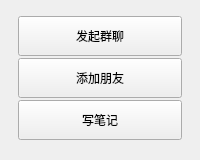
<?xml version="1.0" encoding="UTF-8"?>
<ui version="4.0">
 <class>QuickActionMenu</class>
 <widget class="QWidget" name="QuickActionMenu">
  <property name="windowTitle">
   <string>快捷操作</string>
  </property>
  <property name="focusPolicy">
   <enum>Qt::StrongFocus</enum>
  </property>
  <property name="minimumSize">
   <size>
    <width>200</width>
    <height>0</height>
   </size>
  </property>
  <property name="maximumSize">
   <size>
    <width>200</width>
    <height>16777215</height>
   </size>
  </property>
  <layout class="QVBoxLayout" name="popup_layout">
   <property name="spacing">
    <number>0</number>
   </property>
   <property name="leftMargin">
    <number>12</number>
   </property>
   <property name="topMargin">
    <number>10</number>
   </property>
   <property name="rightMargin">
    <number>12</number>
   </property>
   <property name="bottomMargin">
    <number>14</number>
   </property>
   <item>
    <widget class="QFrame" name="quick_action_panel">
     <property name="frameShape">
      <enum>QFrame::NoFrame</enum>
     </property>
     <layout class="QVBoxLayout" name="actions_layout">
      <property name="spacing">
       <number>2</number>
      </property>
      <property name="leftMargin">
       <number>6</number>
      </property>
      <property name="topMargin">
       <number>6</number>
      </property>
      <property name="rightMargin">
       <number>6</number>
      </property>
      <property name="bottomMargin">
       <number>6</number>
      </property>
      <item>
       <widget class="QPushButton" name="group_chat_btn">
        <property name="text">
         <string>发起群聊</string>
        </property>
        <property name="autoDefault">
         <bool>false</bool>
        </property>
        <property name="minimumSize">
         <size>
          <width>164</width>
          <height>40</height>
         </size>
        </property>
        <property name="maximumSize">
         <size>
          <width>164</width>
          <height>40</height>
         </size>
        </property>
        <property name="focusPolicy">
         <enum>Qt::TabFocus</enum>
        </property>
        <property name="cursor">
         <cursorShape>PointingHandCursor</cursorShape>
        </property>
        <property name="accessibleName">
         <string>发起群聊</string>
        </property>
        <property name="icon">
         <iconset resource="../rc.qrc">
          <normaloff>:/icons/action-group-chat.svg</normaloff>:/icons/action-group-chat.svg</iconset>
        </property>
        <property name="iconSize">
         <size>
          <width>22</width>
          <height>22</height>
         </size>
        </property>
       </widget>
      </item>
      <item>
       <widget class="QPushButton" name="add_friend_btn">
        <property name="text">
         <string>添加朋友</string>
        </property>
        <property name="autoDefault">
         <bool>false</bool>
        </property>
        <property name="minimumSize">
         <size>
          <width>164</width>
          <height>40</height>
         </size>
        </property>
        <property name="maximumSize">
         <size>
          <width>164</width>
          <height>40</height>
         </size>
        </property>
        <property name="focusPolicy">
         <enum>Qt::TabFocus</enum>
        </property>
        <property name="cursor">
         <cursorShape>PointingHandCursor</cursorShape>
        </property>
        <property name="accessibleName">
         <string>添加朋友</string>
        </property>
        <property name="icon">
         <iconset resource="../rc.qrc">
          <normaloff>:/icons/action-add-friend.svg</normaloff>:/icons/action-add-friend.svg</iconset>
        </property>
        <property name="iconSize">
         <size>
          <width>22</width>
          <height>22</height>
         </size>
        </property>
       </widget>
      </item>
      <item>
       <widget class="QPushButton" name="note_btn">
        <property name="text">
         <string>写笔记</string>
        </property>
        <property name="autoDefault">
         <bool>false</bool>
        </property>
        <property name="minimumSize">
         <size>
          <width>164</width>
          <height>40</height>
         </size>
        </property>
        <property name="maximumSize">
         <size>
          <width>164</width>
          <height>40</height>
         </size>
        </property>
        <property name="focusPolicy">
         <enum>Qt::TabFocus</enum>
        </property>
        <property name="cursor">
         <cursorShape>PointingHandCursor</cursorShape>
        </property>
        <property name="accessibleName">
         <string>写笔记</string>
        </property>
        <property name="icon">
         <iconset resource="../rc.qrc">
          <normaloff>:/icons/action-note.svg</normaloff>:/icons/action-note.svg</iconset>
        </property>
        <property name="iconSize">
         <size>
          <width>22</width>
          <height>22</height>
         </size>
        </property>
       </widget>
      </item>
     </layout>
    </widget>
   </item>
  </layout>
 </widget>
 <resources>
  <include location="../rc.qrc" />
 </resources>
 <connections />
</ui>
